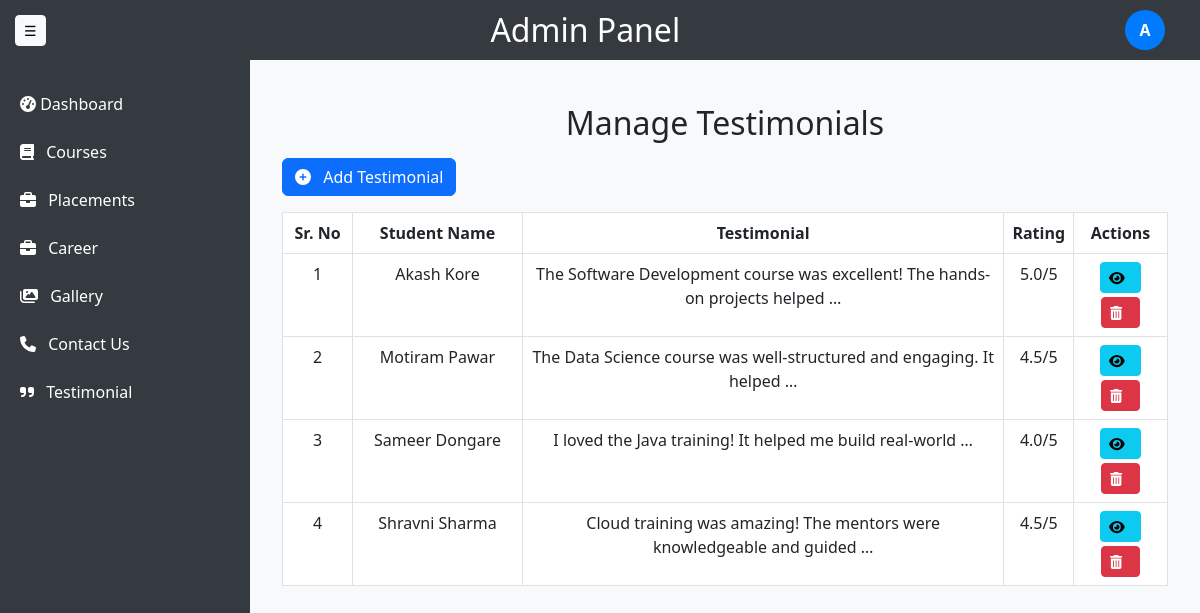
The app's page /customadmin/testimonials/ (signed in) with its own data.
### customadmin/models.py (models this page shows, shortened)
class Testimonial(models.Model):
    student_name = models.CharField(max_length=100)
    testimonial_text = models.TextField()
    rating = models.DecimalField(max_digits=2, decimal_places=1)
    image = models.ImageField(upload_to='testimonials/', null=True, blank=True)
    created_at = models.DateTimeField(auto_now_add=True)

### customadmin/views.py (the view)
# urls.py: path('testimonials/', testimonial_list, name='testimonial_list'),
@login_required
def testimonial_list(request):
    testimonials = Testimonial.objects.all()
    return render(request, 'customadmin/testimonial/testimonial_list.html', {'testimonials': testimonials})

### customadmin/templates/customadmin/testimonial/testimonial_list.html
{% extends 'adminbase.html' %}
{% block content %}
<div class="container mt-4">
    <h2 class="mb-3 text-center">Manage Testimonials</h2>
    <a href="{% url 'add_testimonial' %}" class="btn btn-primary mb-3">
        <i class="fas fa-plus-circle" style="margin-right: 8px;"></i> Add Testimonial
    </a>
    <table class="table table-bordered text-center">
        <thead class="thead-dark">
            <tr>
                <th style="width: 70px;">Sr. No</th>
                <th style="width: 170px;">Student Name</th>
                <th>Testimonial</th>
                <th>Rating</th>
                <th>Actions</th>
            </tr>
        </thead>
        <tbody>
            {% for testimonial in testimonials %}
            <tr>
                <td>{{ forloop.counter }}</td>
                <td>{{ testimonial.student_name }}</td>
                <td>{{ testimonial.testimonial_text|truncatewords:10 }}</td>
                <td>{{ testimonial.rating }}/5</td>
                <td>
                    <a href="{% url 'view_testimonial' testimonial.id %}" class="btn btn-info btn-sm">
                        <i class="fas fa-eye" style="margin-right: 8px;"></i>
                    </a>
                    <a href="{% url 'delete_testimonial' testimonial.id %}" class="btn btn-danger btn-sm mt-1" onclick="return confirm('Are you sure you want to delete this testimonial?')">
                        <i class="fas fa-trash-alt" style="margin-right: 8px;"></i>
                    </a>
                </td>
            </tr>
            {% empty %}
            <tr>
                <td colspan="6" class="text-center">No testimonials available.</td>
            </tr>
            {% endfor %}
        </tbody>
    </table>
</div>
{% endblock %}

### customadmin/templates/adminbase.html (shortened to what this page needs)
<!DOCTYPE html>
{% load static %}
<html lang="en">
<head>
    <link rel="stylesheet" href="https://cdn.jsdelivr.net/npm/bootstrap@5.3.0/dist/css/bootstrap.min.css">
</head>
<body>
    <div class="topbar">
        <button class="btn btn-light btn-sm" id="toggleSidebar">☰</button>
        <h2>Admin Panel</h2>
        <div class="user-menu">
            <div class="user-icon" id="userIcon">
                {{ request.user.first_name|first|default:"A" }}
            </div>
        </div>
    </div>
    <div class="main-container">
        <div class="sidebar" id="sidebar">
            <a href="{% url 'customadmin_dashboard' %}">
                <i class="fas fa-tachometer-alt"></i> Dashboard
            </a>
            <a href="{% url 'course_list' %}">
                <i class="fas fa-book" style="margin-right: 8px;"></i> Courses
            </a>
            <a href="{% url 'placement_list' %}">
                <i class="fas fa-briefcase" style="margin-right: 8px;"></i> Placements
            </a>
            <a href="{% url 'job_list' %}">
                <i class="fas fa-briefcase" style="margin-right: 8px;"></i> Career
            </a>
            <a href="{% url 'gallery_list' %}">
                <i class="fas fa-images" style="margin-right: 8px;"></i> Gallery
            </a>
            <a href="{% url 'contact_list' %}">
                <i class="fas fa-phone" style="margin-right: 8px;"></i> Contact Us
            </a>
            <a href="{% url 'testimonial_list' %}">
                <i class="fas fa-quote-right" style="margin-right: 8px;"></i> Testimonial
            </a>
        </div>
        <div class="content">
            {% block content %}
            {% endblock %}
        </div>
    </div>
</body>
</html>

### customadmin/templates/adminbase.html (style rules this page uses)
body, html { height: 100vh; margin: 0; display: flex; flex-direction: column; overflow: hidden; }
.topbar { background: #343a40; color: white; padding: 15px; display: flex; align-items: center; justify-content: space-between; position: relative; height: 60px; }
.topbar h2 { margin: 0 auto; text-align: center; flex-grow: 1; }
.user-menu { position: relative; margin-right: 20px; }
.user-icon { width: 40px; height: 40px; background: #007bff; color: white; border-radius: 50%; display: flex; justify-content: center; align-items: center; cursor: pointer; font-weight: bold; }
.main-container { display: flex; flex: 1; height: calc(100vh - 60px); overflow: hidden; }
.sidebar { width: 250px; background: #343a40; color: white; padding-top: 20px; transition: 0.3s; flex-shrink: 0; height: 100%; }
.sidebar a { color: white; text-decoration: none; display: block; padding: 12px 20px; }
.content { flex-grow: 1; overflow-y: auto; padding: 20px; background: #f8f9fa; height: 100%; }

### records on screen
Testimonial: student_name "Akash Kore", testimonial_text "The Software Development course was excellent! The hands-on projects helped …", rating "5.0"
Testimonial: student_name "Motiram Pawar", testimonial_text "The Data Science course was well-structured and engaging. It helped …", rating "4.5"
Testimonial: student_name "Sameer Dongare", testimonial_text "I loved the Java training! It helped me build real-world …", rating "4.0"
Testimonial: student_name "Shravni Sharma", testimonial_text "Cloud training was amazing! The mentors were knowledgeable and guided …", rating "4.5"

### other values on screen
{{ request.user.first_name|first|default:"A" }} "A"
